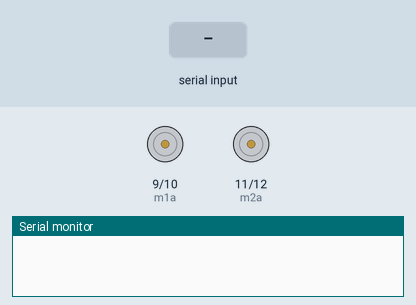
Simulated run of this sketch. Board: Arduino Uno, built with avr-gcc and run on an emulated ATmega328P. Parts: motor-driver pin pairs drawn as motors (green arrow = first pin HIGH = forward, orange = second pin HIGH = backward, longer = more drive), the last lines printed to the serial monitor. The inputs (shaded band) are chosen by the test bench.

Above: at 1.2 s.
1.3 s: "E" received over Serial
At 2.0 s:
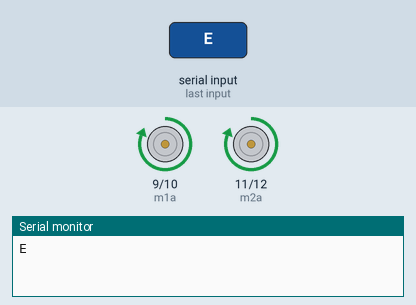
4.0 s: byte 75 ('K') received over Serial
At 4.12 s:
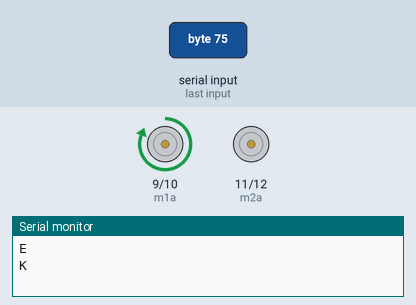
5.7 s: byte 77 ('M') received over Serial
At 7.5 s:
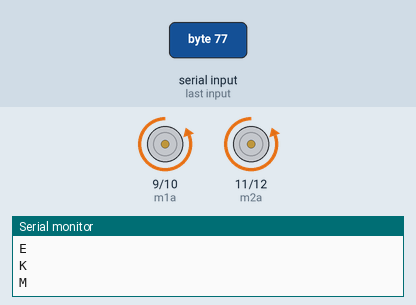
8.7 s: byte 76 ('L') received over Serial
At 9.9 s:
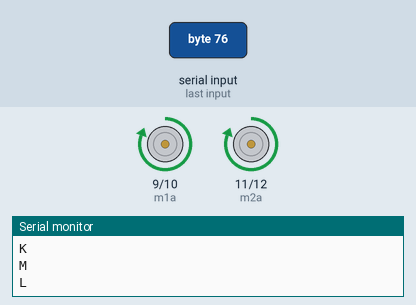
10.2 s: byte 78 ('N') received over Serial
At 13.1 s:
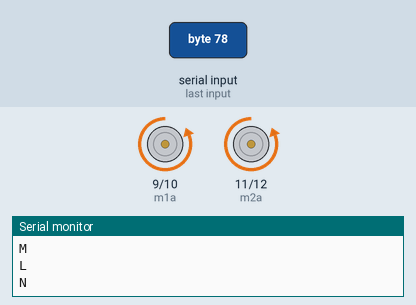
13.2 s: byte 79 ('O') received over Serial
At 19.1 s:
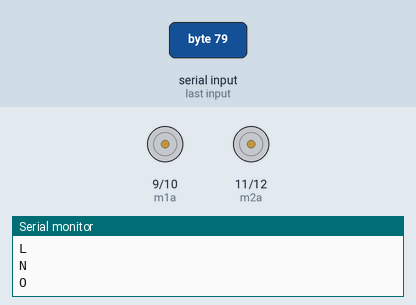
Timing chart, 0 to 19.4 s (numbered marks = the images above; inputs shaded):
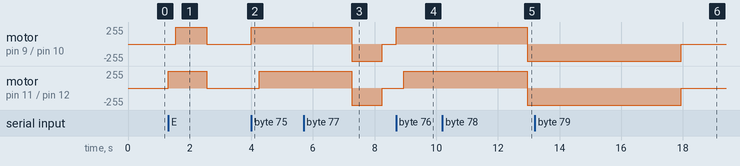

The sketch:

Bluetooth_Module.ino
```cpp
// Starting of Program

int m1a = 9;

int m1b = 10;

int m2a = 11;

int m2b = 12;

char val;


void setup()
    {
      pinMode(m1a, OUTPUT);  // Digital pin 10 set as output Pin
      pinMode(m1b, OUTPUT);  // Digital pin 11 set as output Pin
      pinMode(m2a, OUTPUT);  // Digital pin 12 set as output Pin
      pinMode(m2b, OUTPUT);  // Digital pin 13 set as output Pin
      Serial.begin(9600);
    }

void loop()
    {
      while (Serial.available() > 0){
      val = Serial.read();
      Serial.println(val);
    }


if( val == 'A') // Forward
    {
      forward();
      delay (1000);
      val='0';
    }
else if( val == 'B') // Forward
   {
    forward();
   delay (2000);
  val='0';
  }
else if( val == 'C') // Forward
   {
    forward();
   delay (3000);
  val='0';
  }
  else if( val == 'D') // Forward
   {
    forward();
   delay (4000);
  val='0';
  }

  else if(val == 'E') //Right
    {
      Right();
     delay (250);
     forward();
     delay (1000);
    val='0';
    }
    else if(val == 'F') //Right
    {
      Right();
     delay (250);
     forward();
     delay (2000);
    val='0';
    }
    else if(val == 'G') //Right
    {
      Right();
     delay (250);
     forward();
     delay (3000);
    val='0';
    }
    else if(val == 'H') //Right
    {
      Right();
     delay (250);
     forward();
     delay (4000);
    val='0';
    }


else if(val == 'I') //Left
    {
      Left();
      delay (250);
      forward();
     delay (1000);
      val='0';
    }

else if(val == 'J') //Left
    {
      Left();
      delay (250);
      forward();
     delay (2000);
      val='0';
    }

else if(val == 'K') //Left
    {
      Left();
      delay (250);
      forward();
     delay (3000);
      val='0';
    }

else if(val == 'L') //Left
    {
      Left();
      delay (250);
      forward();
     delay (4000);
      val='0';
    }

else if(val == 'M') // Backward
    {
      Backward();
   delay (1000);
  val='0';
    }
else if(val == 'N') // Backward
    {
      Backward();
   delay (2000);
  val='0';
    }
    else if(val == 'O') // Backward
    {
      Backward();
   delay (3000);
  val='0';
    }
    else if(val == 'P') // Backward
    {
      Backward();
   delay (4000);
  val='0';
    }
else if(val == 'S') //Stop
    {
      Stop();
      delay (1000);
      val='0';
    }
else
{
  End();
  }
}


//Functions


void forward(){
      digitalWrite(m1a, HIGH);
      digitalWrite(m1b, LOW);
      digitalWrite(m2a, HIGH);
      digitalWrite(m2b, LOW);
  }
void Backward(){
      digitalWrite(m1a, LOW);
      digitalWrite(m1b, HIGH);
      digitalWrite(m2a, LOW);
      digitalWrite(m2b, HIGH);
  }
void Right(){
    digitalWrite(m1a, LOW);
    digitalWrite(m1b, LOW);
    digitalWrite(m2a, HIGH);
    digitalWrite(m2b, LOW);
  }

void Left(){
    digitalWrite(m1a, HIGH);
    digitalWrite(m1b, LOW);
    digitalWrite(m2a, LOW);
    digitalWrite(m2b, LOW);
  }
void Stop(){
    digitalWrite(m1a, LOW);
    digitalWrite(m1b, LOW);
    digitalWrite(m2a, LOW);
    digitalWrite(m2b, LOW);
  }
void End(){
    digitalWrite(m1a, LOW);
    digitalWrite(m1b, LOW);
    digitalWrite(m2a, LOW);
    digitalWrite(m2b, LOW);
  }
```

Measured:
- after the input at 1.3 s, motor on pin 9 (m1a) / pin 10 (m1b): stopped → forward 255/255 after 0.25 s, → stopped 1.0 s later; motor on pin 11 (m2a) / pin 12 (m2b): stopped → forward 255/255 at once, → stopped 1.3 s later
- after the input at 4.0 s, motor on pin 9 (m1a) / pin 10 (m1b): stopped → forward 255/255 at once; motor on pin 11 (m2a) / pin 12 (m2b): stopped → forward 255/255 after 0.25 s
- after the input at 5.7 s, motor on pin 9 (m1a) / pin 10 (m1b), motor on pin 11 (m2a) / pin 12 (m2b): forward 255/255 → backward 255/255 after 1.6 s, → stopped 1.0 s later
- after the input at 8.7 s, motor on pin 9 (m1a) / pin 10 (m1b): stopped → forward 255/255 at once; motor on pin 11 (m2a) / pin 12 (m2b): stopped → forward 255/255 after 0.25 s
- after the input at 10.2 s, motor on pin 9 (m1a) / pin 10 (m1b), motor on pin 11 (m2a) / pin 12 (m2b): forward 255/255 → backward 255/255 after 2.8 s
- after the input at 13.2 s, motor on pin 9 (m1a) / pin 10 (m1b), motor on pin 11 (m2a) / pin 12 (m2b): backward 255/255 → stopped after 4.8 s instead of 1.8 s
